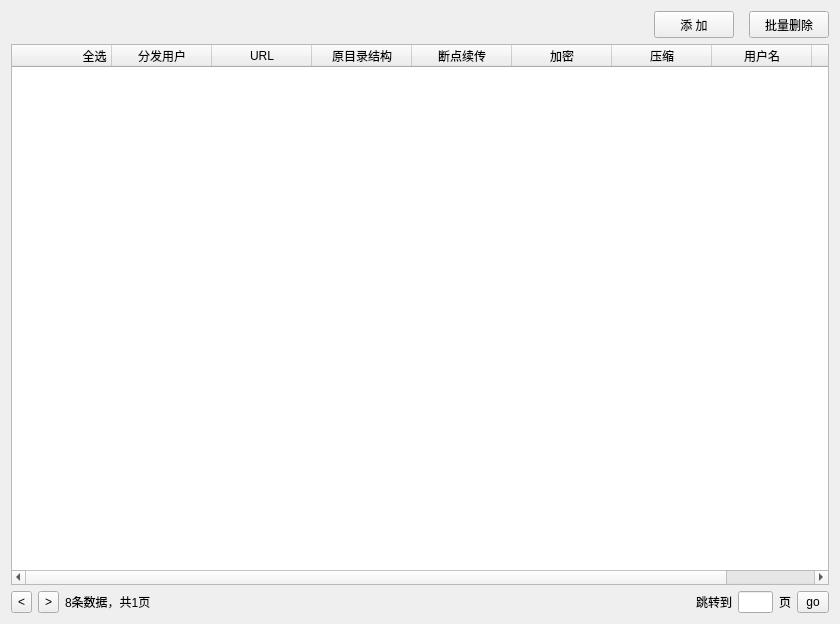
<?xml version="1.0" encoding="UTF-8"?>
<ui version="4.0">
 <class>userManager</class>
 <widget class="QWidget" name="userManager">
  <property name="geometry">
   <rect>
    <x>0</x>
    <y>0</y>
    <width>840</width>
    <height>624</height>
   </rect>
  </property>
  <property name="windowTitle">
   <string>Form</string>
  </property>
  <layout class="QVBoxLayout" name="verticalLayout">
   <item>
    <layout class="QHBoxLayout" name="horizontalLayout_2">
     <property name="spacing">
      <number>15</number>
     </property>
     <item>
      <spacer name="horizontalSpacer_2">
       <property name="orientation">
        <enum>Qt::Horizontal</enum>
       </property>
       <property name="sizeHint" stdset="0">
        <size>
         <width>40</width>
         <height>20</height>
        </size>
       </property>
      </spacer>
     </item>
     <item>
      <widget class="QPushButton" name="btn_add">
       <property name="minimumSize">
        <size>
         <width>65</width>
         <height>27</height>
        </size>
       </property>
       <property name="text">
        <string>添 加</string>
       </property>
      </widget>
     </item>
     <item>
      <widget class="QPushButton" name="btn_batchDel">
       <property name="minimumSize">
        <size>
         <width>65</width>
         <height>27</height>
        </size>
       </property>
       <property name="text">
        <string>批量删除</string>
       </property>
      </widget>
     </item>
    </layout>
   </item>
   <item>
    <widget class="QTableWidget" name="tableWidget">
     <attribute name="verticalHeaderMinimumSectionSize">
      <number>25</number>
     </attribute>
     <column>
      <property name="text">
       <string>全选 </string>
      </property>
      <property name="textAlignment">
       <set>AlignRight|AlignVCenter</set>
      </property>
     </column>
     <column>
      <property name="text">
       <string>分发用户</string>
      </property>
     </column>
     <column>
      <property name="text">
       <string>URL</string>
      </property>
     </column>
     <column>
      <property name="text">
       <string>原目录结构</string>
      </property>
     </column>
     <column>
      <property name="text">
       <string>断点续传</string>
      </property>
     </column>
     <column>
      <property name="text">
       <string>加密</string>
      </property>
     </column>
     <column>
      <property name="text">
       <string>压缩</string>
      </property>
     </column>
     <column>
      <property name="text">
       <string>用户名</string>
      </property>
     </column>
     <column>
      <property name="text">
       <string>密码</string>
      </property>
     </column>
    </widget>
   </item>
   <item>
    <layout class="QHBoxLayout" name="horizontalLayout">
     <item>
      <widget class="QToolButton" name="tbtn_prev">
       <property name="minimumSize">
        <size>
         <width>0</width>
         <height>22</height>
        </size>
       </property>
       <property name="text">
        <string>&lt;</string>
       </property>
      </widget>
     </item>
     <item>
      <widget class="QToolButton" name="tbtn_next">
       <property name="minimumSize">
        <size>
         <width>0</width>
         <height>22</height>
        </size>
       </property>
       <property name="text">
        <string>&gt;</string>
       </property>
      </widget>
     </item>
     <item>
      <widget class="QLabel" name="label">
       <property name="text">
        <string>8条数据，共1页</string>
       </property>
      </widget>
     </item>
     <item>
      <spacer name="horizontalSpacer">
       <property name="orientation">
        <enum>Qt::Horizontal</enum>
       </property>
       <property name="sizeHint" stdset="0">
        <size>
         <width>40</width>
         <height>20</height>
        </size>
       </property>
      </spacer>
     </item>
     <item>
      <widget class="QLabel" name="label_2">
       <property name="text">
        <string>跳转到</string>
       </property>
      </widget>
     </item>
     <item>
      <widget class="QLineEdit" name="lineEdit">
       <property name="maximumSize">
        <size>
         <width>35</width>
         <height>16777215</height>
        </size>
       </property>
      </widget>
     </item>
     <item>
      <widget class="QLabel" name="label_3">
       <property name="text">
        <string>页</string>
       </property>
      </widget>
     </item>
     <item>
      <widget class="QToolButton" name="tbtn_go">
       <property name="minimumSize">
        <size>
         <width>32</width>
         <height>22</height>
        </size>
       </property>
       <property name="text">
        <string>go</string>
       </property>
      </widget>
     </item>
    </layout>
   </item>
  </layout>
 </widget>
 <resources>
  <include location="../../../../../../radar/YTH/Server/images/images.qrc"/>
 </resources>
 <connections/>
</ui>
